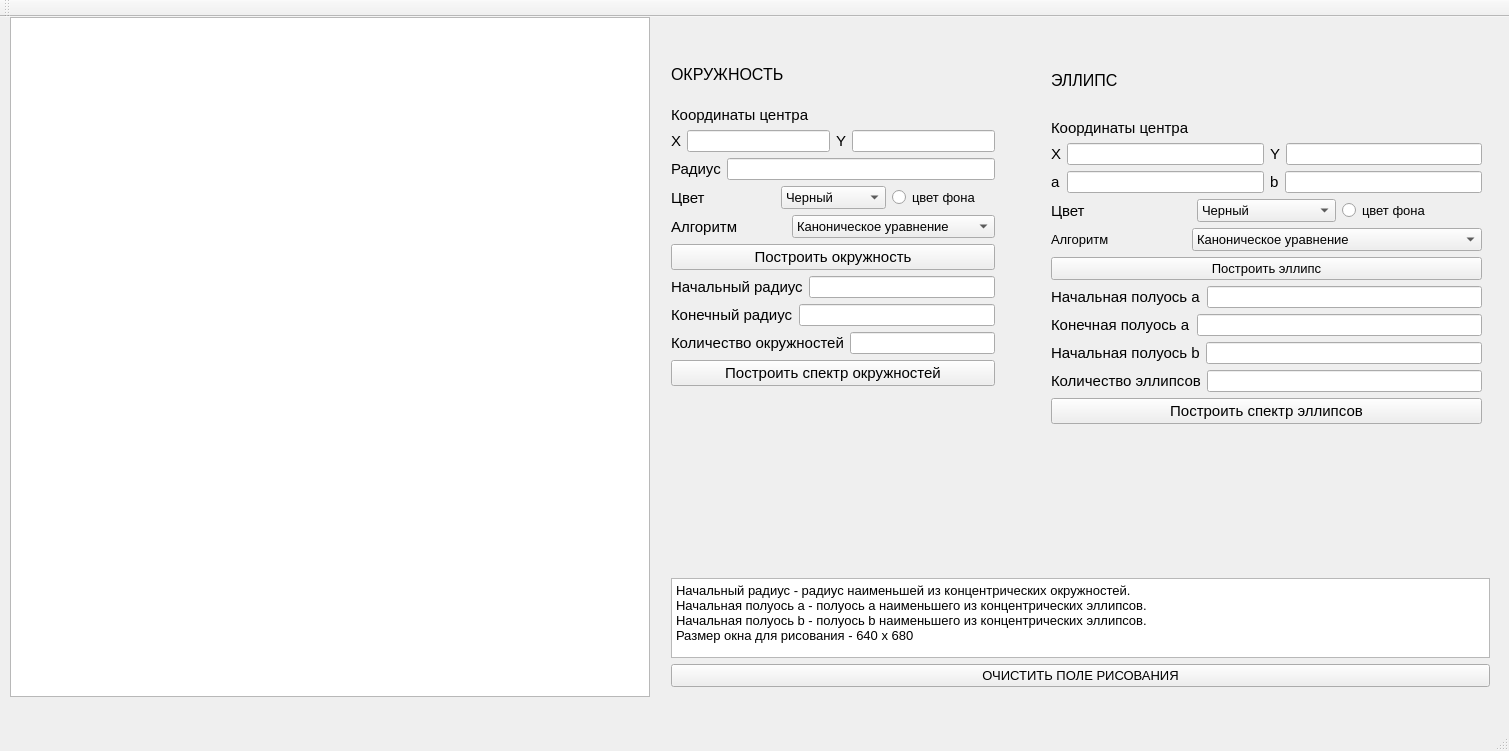
<?xml version="1.0" encoding="UTF-8"?>
<ui version="4.0">
 <class>MainWindow</class>
 <widget class="QMainWindow" name="MainWindow">
  <property name="geometry">
   <rect>
    <x>0</x>
    <y>0</y>
    <width>1509</width>
    <height>751</height>
   </rect>
  </property>
  <property name="windowTitle">
   <string>MainWindow</string>
  </property>
  <widget class="QWidget" name="centralWidget">
   <widget class="QGraphicsView" name="graphics">
    <property name="geometry">
     <rect>
      <x>10</x>
      <y>0</y>
      <width>640</width>
      <height>680</height>
     </rect>
    </property>
    <property name="verticalScrollBarPolicy">
     <enum>Qt::ScrollBarAlwaysOff</enum>
    </property>
    <property name="horizontalScrollBarPolicy">
     <enum>Qt::ScrollBarAlwaysOff</enum>
    </property>
    <property name="transformationAnchor">
     <enum>QGraphicsView::NoAnchor</enum>
    </property>
   </widget>
   <widget class="QWidget" name="layoutWidget">
    <property name="geometry">
     <rect>
      <x>660</x>
      <y>20</y>
      <width>346</width>
      <height>360</height>
     </rect>
    </property>
    <layout class="QVBoxLayout" name="verticalLayout_6">
     <item>
      <widget class="QLabel" name="label_24">
       <property name="font">
        <font>
         <pointsize>12</pointsize>
        </font>
       </property>
       <property name="text">
        <string>ОКРУЖНОСТЬ</string>
       </property>
      </widget>
     </item>
     <item>
      <layout class="QVBoxLayout" name="verticalLayout">
       <item>
        <widget class="QLabel" name="label">
         <property name="font">
          <font>
           <pointsize>11</pointsize>
          </font>
         </property>
         <property name="text">
          <string>Координаты центра</string>
         </property>
        </widget>
       </item>
       <item>
        <layout class="QHBoxLayout" name="horizontalLayout">
         <item>
          <widget class="QLabel" name="label_2">
           <property name="font">
            <font>
             <pointsize>11</pointsize>
            </font>
           </property>
           <property name="text">
            <string>X</string>
           </property>
          </widget>
         </item>
         <item>
          <widget class="QLineEdit" name="cir_x"/>
         </item>
         <item>
          <widget class="QLabel" name="label_3">
           <property name="font">
            <font>
             <pointsize>11</pointsize>
            </font>
           </property>
           <property name="text">
            <string>Y</string>
           </property>
          </widget>
         </item>
         <item>
          <widget class="QLineEdit" name="cir_y"/>
         </item>
        </layout>
       </item>
       <item>
        <layout class="QHBoxLayout" name="horizontalLayout_2">
         <item>
          <widget class="QLabel" name="label_4">
           <property name="font">
            <font>
             <pointsize>11</pointsize>
            </font>
           </property>
           <property name="text">
            <string>Радиус</string>
           </property>
          </widget>
         </item>
         <item>
          <widget class="QLineEdit" name="cir_r"/>
         </item>
        </layout>
       </item>
       <item>
        <layout class="QHBoxLayout" name="horizontalLayout_7">
         <item>
          <widget class="QLabel" name="label_5">
           <property name="font">
            <font>
             <pointsize>11</pointsize>
            </font>
           </property>
           <property name="text">
            <string>Цвет</string>
           </property>
          </widget>
         </item>
         <item>
          <widget class="QComboBox" name="cir_col">
           <property name="font">
            <font>
             <pointsize>10</pointsize>
            </font>
           </property>
           <item>
            <property name="text">
             <string>Черный</string>
            </property>
           </item>
           <item>
            <property name="text">
             <string>Красный</string>
            </property>
           </item>
           <item>
            <property name="text">
             <string>Оранжевый</string>
            </property>
           </item>
           <item>
            <property name="text">
             <string>Желтый</string>
            </property>
           </item>
           <item>
            <property name="text">
             <string>Зеленый</string>
            </property>
           </item>
           <item>
            <property name="text">
             <string>Голубой</string>
            </property>
           </item>
           <item>
            <property name="text">
             <string>Синий</string>
            </property>
           </item>
           <item>
            <property name="text">
             <string>Фиолетовый</string>
            </property>
           </item>
          </widget>
         </item>
         <item>
          <widget class="QRadioButton" name="cir_bgc">
           <property name="font">
            <font>
             <pointsize>10</pointsize>
            </font>
           </property>
           <property name="text">
            <string>цвет фона</string>
           </property>
          </widget>
         </item>
        </layout>
       </item>
       <item>
        <layout class="QHBoxLayout" name="horizontalLayout_6">
         <item>
          <widget class="QLabel" name="label_6">
           <property name="font">
            <font>
             <pointsize>11</pointsize>
            </font>
           </property>
           <property name="text">
            <string>Алгоритм</string>
           </property>
          </widget>
         </item>
         <item>
          <widget class="QComboBox" name="cir_alg">
           <property name="font">
            <font>
             <pointsize>10</pointsize>
            </font>
           </property>
           <item>
            <property name="text">
             <string>Каноническое уравнение</string>
            </property>
           </item>
           <item>
            <property name="text">
             <string>Параметрическое уравнение</string>
            </property>
           </item>
           <item>
            <property name="text">
             <string>Алгоритм Брезенхема</string>
            </property>
           </item>
           <item>
            <property name="text">
             <string>Алгоритм средней точки</string>
            </property>
           </item>
           <item>
            <property name="text">
             <string>Библиотечный алгоритм</string>
            </property>
           </item>
          </widget>
         </item>
        </layout>
       </item>
       <item>
        <widget class="QPushButton" name="cir_build">
         <property name="font">
          <font>
           <pointsize>11</pointsize>
          </font>
         </property>
         <property name="text">
          <string>Построить окружность</string>
         </property>
        </widget>
       </item>
       <item>
        <layout class="QHBoxLayout" name="horizontalLayout_10">
         <item>
          <widget class="QLabel" name="label_14">
           <property name="font">
            <font>
             <pointsize>11</pointsize>
            </font>
           </property>
           <property name="text">
            <string>Начальный радиус</string>
           </property>
          </widget>
         </item>
         <item>
          <widget class="QLineEdit" name="cir_st_r"/>
         </item>
        </layout>
       </item>
       <item>
        <layout class="QHBoxLayout" name="horizontalLayout_11">
         <item>
          <widget class="QLabel" name="label_15">
           <property name="font">
            <font>
             <pointsize>11</pointsize>
            </font>
           </property>
           <property name="text">
            <string>Конечный радиус</string>
           </property>
          </widget>
         </item>
         <item>
          <widget class="QLineEdit" name="cir_end_r"/>
         </item>
        </layout>
       </item>
       <item>
        <layout class="QHBoxLayout" name="horizontalLayout_12">
         <item>
          <widget class="QLabel" name="label_16">
           <property name="font">
            <font>
             <pointsize>11</pointsize>
            </font>
           </property>
           <property name="text">
            <string>Количество окружностей</string>
           </property>
          </widget>
         </item>
         <item>
          <widget class="QLineEdit" name="cir_am"/>
         </item>
        </layout>
       </item>
       <item>
        <widget class="QPushButton" name="cir_build_2">
         <property name="font">
          <font>
           <pointsize>11</pointsize>
          </font>
         </property>
         <property name="text">
          <string>Построить спектр окружностей</string>
         </property>
        </widget>
       </item>
      </layout>
     </item>
    </layout>
   </widget>
   <widget class="QWidget" name="layoutWidget">
    <property name="geometry">
     <rect>
      <x>1040</x>
      <y>20</y>
      <width>453</width>
      <height>398</height>
     </rect>
    </property>
    <layout class="QVBoxLayout" name="verticalLayout_7">
     <item>
      <widget class="QLabel" name="label_26">
       <property name="font">
        <font>
         <pointsize>12</pointsize>
        </font>
       </property>
       <property name="text">
        <string>ЭЛЛИПС</string>
       </property>
      </widget>
     </item>
     <item>
      <layout class="QVBoxLayout" name="verticalLayout_2">
       <item>
        <widget class="QLabel" name="label_7">
         <property name="font">
          <font>
           <pointsize>11</pointsize>
          </font>
         </property>
         <property name="text">
          <string>Координаты центра</string>
         </property>
        </widget>
       </item>
       <item>
        <layout class="QHBoxLayout" name="horizontalLayout_3">
         <item>
          <widget class="QLabel" name="label_8">
           <property name="font">
            <font>
             <pointsize>11</pointsize>
            </font>
           </property>
           <property name="text">
            <string>X</string>
           </property>
          </widget>
         </item>
         <item>
          <widget class="QLineEdit" name="el_x"/>
         </item>
         <item>
          <widget class="QLabel" name="label_9">
           <property name="font">
            <font>
             <pointsize>11</pointsize>
            </font>
           </property>
           <property name="text">
            <string>Y</string>
           </property>
          </widget>
         </item>
         <item>
          <widget class="QLineEdit" name="el_y"/>
         </item>
        </layout>
       </item>
       <item>
        <layout class="QHBoxLayout" name="horizontalLayout_4">
         <item>
          <layout class="QHBoxLayout" name="horizontalLayout_5">
           <item>
            <widget class="QLabel" name="label_10">
             <property name="font">
              <font>
               <pointsize>11</pointsize>
              </font>
             </property>
             <property name="text">
              <string>a</string>
             </property>
            </widget>
           </item>
           <item>
            <widget class="QLineEdit" name="el_a"/>
           </item>
           <item>
            <widget class="QLabel" name="label_13">
             <property name="font">
              <font>
               <pointsize>11</pointsize>
              </font>
             </property>
             <property name="text">
              <string>b</string>
             </property>
            </widget>
           </item>
           <item>
            <widget class="QLineEdit" name="el_b"/>
           </item>
          </layout>
         </item>
        </layout>
       </item>
       <item>
        <layout class="QHBoxLayout" name="horizontalLayout_8">
         <item>
          <widget class="QLabel" name="label_11">
           <property name="font">
            <font>
             <pointsize>11</pointsize>
            </font>
           </property>
           <property name="text">
            <string>Цвет</string>
           </property>
          </widget>
         </item>
         <item>
          <widget class="QComboBox" name="el_col">
           <property name="font">
            <font>
             <pointsize>10</pointsize>
            </font>
           </property>
           <item>
            <property name="text">
             <string>Черный</string>
            </property>
           </item>
           <item>
            <property name="text">
             <string>Красный</string>
            </property>
           </item>
           <item>
            <property name="text">
             <string>Оранжевый</string>
            </property>
           </item>
           <item>
            <property name="text">
             <string>Желтый</string>
            </property>
           </item>
           <item>
            <property name="text">
             <string>Зеленый</string>
            </property>
           </item>
           <item>
            <property name="text">
             <string>Голубой</string>
            </property>
           </item>
           <item>
            <property name="text">
             <string>Синий</string>
            </property>
           </item>
           <item>
            <property name="text">
             <string>Фиолтетовый</string>
            </property>
           </item>
          </widget>
         </item>
         <item>
          <widget class="QRadioButton" name="el_bgc">
           <property name="font">
            <font>
             <pointsize>10</pointsize>
            </font>
           </property>
           <property name="text">
            <string>цвет фона</string>
           </property>
          </widget>
         </item>
        </layout>
       </item>
       <item>
        <layout class="QHBoxLayout" name="horizontalLayout_9">
         <item>
          <widget class="QLabel" name="label_12">
           <property name="font">
            <font>
             <pointsize>10</pointsize>
            </font>
           </property>
           <property name="text">
            <string>Алгоритм</string>
           </property>
          </widget>
         </item>
         <item>
          <widget class="QComboBox" name="el_alg">
           <property name="font">
            <font>
             <pointsize>10</pointsize>
            </font>
           </property>
           <item>
            <property name="text">
             <string>Каноническое уравнение</string>
            </property>
           </item>
           <item>
            <property name="text">
             <string>Параметрическое уравнение</string>
            </property>
           </item>
           <item>
            <property name="text">
             <string>Модифицированный алгоритм Брезенхема</string>
            </property>
           </item>
           <item>
            <property name="text">
             <string>Алгоритм средней точки</string>
            </property>
           </item>
           <item>
            <property name="text">
             <string>Библиотечный алгоритм</string>
            </property>
           </item>
          </widget>
         </item>
        </layout>
       </item>
       <item>
        <widget class="QPushButton" name="el_build">
         <property name="font">
          <font>
           <pointsize>10</pointsize>
          </font>
         </property>
         <property name="text">
          <string>Построить эллипс</string>
         </property>
        </widget>
       </item>
       <item>
        <layout class="QHBoxLayout" name="horizontalLayout_13">
         <item>
          <layout class="QVBoxLayout" name="verticalLayout_3">
           <item>
            <widget class="QLabel" name="label_18">
             <property name="font">
              <font>
               <pointsize>11</pointsize>
              </font>
             </property>
             <property name="text">
              <string>Начальная полуось a</string>
             </property>
            </widget>
           </item>
          </layout>
         </item>
         <item>
          <widget class="QLineEdit" name="st_a"/>
         </item>
        </layout>
       </item>
       <item>
        <layout class="QHBoxLayout" name="horizontalLayout_14">
         <item>
          <layout class="QVBoxLayout" name="verticalLayout_4">
           <item>
            <widget class="QLabel" name="label_19">
             <property name="font">
              <font>
               <pointsize>11</pointsize>
              </font>
             </property>
             <property name="text">
              <string>Конечная полуось a</string>
             </property>
            </widget>
           </item>
          </layout>
         </item>
         <item>
          <widget class="QLineEdit" name="end_a"/>
         </item>
        </layout>
       </item>
       <item>
        <layout class="QHBoxLayout" name="horizontalLayout_15">
         <item>
          <layout class="QVBoxLayout" name="verticalLayout_5">
           <item>
            <widget class="QLabel" name="label_23">
             <property name="font">
              <font>
               <pointsize>11</pointsize>
              </font>
             </property>
             <property name="text">
              <string>Начальная полуось b</string>
             </property>
            </widget>
           </item>
          </layout>
         </item>
         <item>
          <widget class="QLineEdit" name="st_b"/>
         </item>
        </layout>
       </item>
       <item>
        <layout class="QHBoxLayout" name="horizontalLayout_16">
         <item>
          <widget class="QLabel" name="label_20">
           <property name="font">
            <font>
             <pointsize>11</pointsize>
            </font>
           </property>
           <property name="text">
            <string>Количество эллипсов</string>
           </property>
          </widget>
         </item>
         <item>
          <widget class="QLineEdit" name="el_am"/>
         </item>
        </layout>
       </item>
       <item>
        <widget class="QPushButton" name="el_build_sp">
         <property name="font">
          <font>
           <pointsize>11</pointsize>
          </font>
         </property>
         <property name="text">
          <string>Построить спектр эллипсов</string>
         </property>
        </widget>
       </item>
      </layout>
     </item>
    </layout>
   </widget>
   <widget class="QWidget" name="layoutWidget">
    <property name="geometry">
     <rect>
      <x>660</x>
      <y>550</y>
      <width>841</width>
      <height>131</height>
     </rect>
    </property>
    <layout class="QVBoxLayout" name="verticalLayout_8">
     <item>
      <widget class="QTextBrowser" name="textBrowser">
       <property name="html">
        <string>&lt;!DOCTYPE HTML PUBLIC &quot;-//W3C//DTD HTML 4.0//EN&quot; &quot;http://www.w3.org/TR/REC-html40/strict.dtd&quot;&gt;
&lt;html&gt;&lt;head&gt;&lt;meta name=&quot;qrichtext&quot; content=&quot;1&quot; /&gt;&lt;style type=&quot;text/css&quot;&gt;
p, li { white-space: pre-wrap; }
&lt;/style&gt;&lt;/head&gt;&lt;body style=&quot; font-family:'MS Shell Dlg 2'; font-size:7.8pt; font-weight:400; font-style:normal;&quot;&gt;
&lt;p style=&quot; margin-top:0px; margin-bottom:0px; margin-left:0px; margin-right:0px; -qt-block-indent:0; text-indent:0px;&quot;&gt;&lt;span style=&quot; font-size:10pt;&quot;&gt;Начальный радиус - радиус наименьшей из концентрических окружностей.&lt;/span&gt;&lt;/p&gt;
&lt;p style=&quot; margin-top:0px; margin-bottom:0px; margin-left:0px; margin-right:0px; -qt-block-indent:0; text-indent:0px;&quot;&gt;&lt;span style=&quot; font-size:10pt;&quot;&gt;Начальная полуось a - полуось a наименьшего из концентрических эллипсов.&lt;/span&gt;&lt;/p&gt;
&lt;p style=&quot; margin-top:0px; margin-bottom:0px; margin-left:0px; margin-right:0px; -qt-block-indent:0; text-indent:0px;&quot;&gt;&lt;span style=&quot; font-size:10pt;&quot;&gt;Начальная полуось b - полуось b наименьшего из концентрических эллипсов.&lt;/span&gt;&lt;/p&gt;
&lt;p style=&quot; margin-top:0px; margin-bottom:0px; margin-left:0px; margin-right:0px; -qt-block-indent:0; text-indent:0px;&quot;&gt;&lt;span style=&quot; font-size:10pt;&quot;&gt;Размер окна для рисования - 640 x 680&lt;/span&gt;&lt;/p&gt;&lt;/body&gt;&lt;/html&gt;</string>
       </property>
      </widget>
     </item>
     <item>
      <widget class="QPushButton" name="pushButton_2">
       <property name="font">
        <font>
         <pointsize>10</pointsize>
        </font>
       </property>
       <property name="text">
        <string>ОЧИСТИТЬ ПОЛЕ РИСОВАНИЯ</string>
       </property>
      </widget>
     </item>
    </layout>
   </widget>
  </widget>
  <widget class="QMenuBar" name="menuBar">
   <property name="geometry">
    <rect>
     <x>0</x>
     <y>0</y>
     <width>1509</width>
     <height>26</height>
    </rect>
   </property>
  </widget>
  <widget class="QToolBar" name="mainToolBar">
   <attribute name="toolBarArea">
    <enum>TopToolBarArea</enum>
   </attribute>
   <attribute name="toolBarBreak">
    <bool>false</bool>
   </attribute>
  </widget>
  <widget class="QStatusBar" name="statusBar"/>
 </widget>
 <layoutdefault spacing="6" margin="11"/>
 <resources/>
 <connections/>
</ui>
